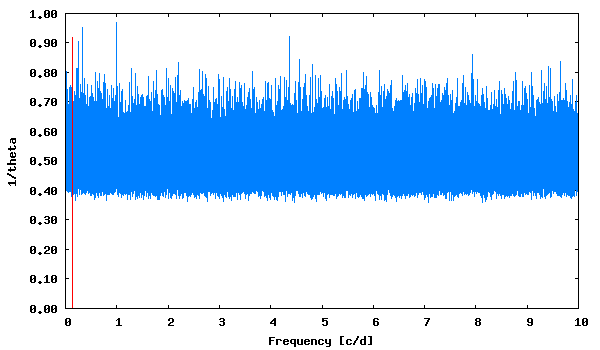

This figure's gnuplot source:
set term png size 600,350 medium
set colors classic
set output "phase_lc_4.lk.png"
set xlabel "Frequency [c/d]"
set ylabel "1/theta"
set format y "%5.2f"
plot [] "lk.periodogram" using 1:2 with lines linecolor 3 title "", "<echo '0.142460  0.92'" with impulses linecolor 1 title ""
 
